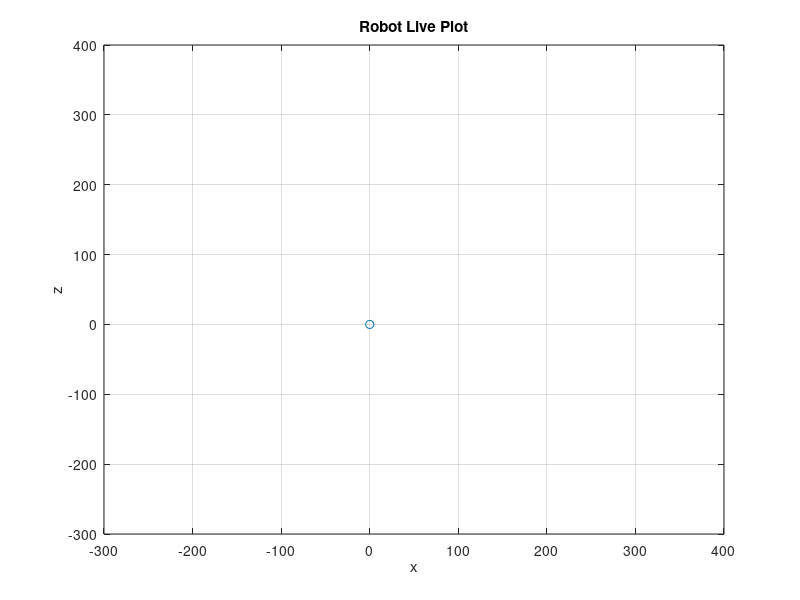

Source code (MATLAB):
function [PLOTTT] = LivePlot2D( )
    PLOTTT = plot(0,0,'-o');
    grid('on')
    xlim([-300 400])
    ylim([-300 400])
    xlabel('x')
    ylabel('z')
    title('Robot Live Plot')
    set(PLOTTT,'XDataSource','ACTUALX');
    set(PLOTTT,'YDataSource','ACTUALZ');
    hold on;
end

